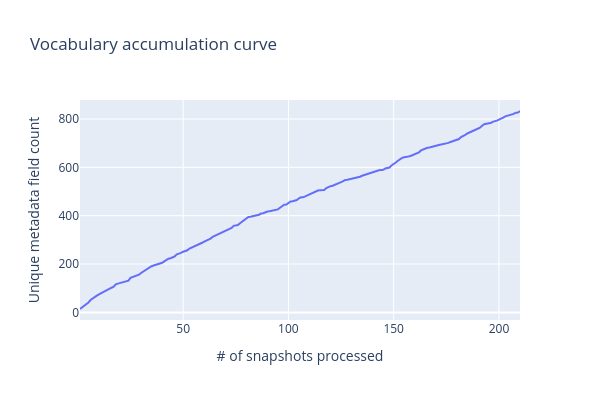

Source (notebook cell):
### Code cell
fig = px.line(
    acc_curve_df,
    x="unique_snapshot_count",
    y="unique_metadata_field_count",
    height=400,
    width=600,
    title="Vocabulary accumulation curve",
    labels={
        "unique_metadata_field_count": "Unique metadata field count",
        "unique_snapshot_count": "# of snapshots processed",
    },
)

fig.show(config=config)

### Figure 1 — Plotly figure (JSON) as saved in the notebook; plotly's stock layout.template omitted (floating-point values rounded to 4 significant figures; data arrays with more than 128 entries replaced by an {"elided": "..."} marker saying what was removed)
{"data": [{"hovertemplate": "# of snapshots processed=%{x}<br>Unique metadata field count=%{y}<extra></extra>", "legendgroup": "", "line": {"color": "#636efa", "dash": "solid"}, "marker": {"symbol": "circle"}, "mode": "lines", "name": "", "orientation": "v", "showlegend": false, "type": "scatter", "x": {"elided": "210 int values"}, "xaxis": "x", "y": {"elided": "210 int values"}, "yaxis": "y"}], "layout": {"height": 400, "legend": {"tracegroupgap": 0}, "title": {"text": "Vocabulary accumulation curve"}, "width": 600, "xaxis": {"anchor": "y", "autorange": true, "domain": [0, 1], "range": [1, 210], "title": {"text": "# of snapshots processed"}, "type": "linear"}, "yaxis": {"anchor": "x", "autorange": true, "domain": [0, 1], "range": [-31.5, 878.5], "title": {"text": "Unique metadata field count"}, "type": "linear"}}}
